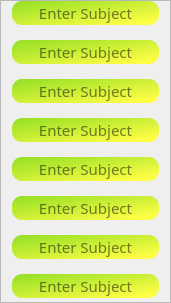
                <widget class="QFrame" name="frame_5">
                 <property name="minimumSize">
                  <size>
                   <width>171</width>
                   <height>0</height>
                  </size>
                 </property>
                 <property name="maximumSize">
                  <size>
                   <width>122</width>
                   <height>16777215</height>
                  </size>
                 </property>
                 <property name="styleSheet">
                  <string notr="true">border-image:None;</string>
                 </property>
                 <property name="frameShape">
                  <enum>QFrame::StyledPanel</enum>
                 </property>
                 <property name="frameShadow">
                  <enum>QFrame::Raised</enum>
                 </property>
                 <layout class="QGridLayout" name="gridLayout_2">
                  <property name="topMargin">
                   <number>0</number>
                  </property>
                  <property name="bottomMargin">
                   <number>4</number>
                  </property>
                  <property name="verticalSpacing">
                   <number>15</number>
                  </property>
                  <item row="0" column="0">
                   <widget class="QLineEdit" name="Subject_1">
                    <property name="sizePolicy">
                     <sizepolicy hsizetype="Expanding" vsizetype="Expanding">
                      <horstretch>0</horstretch>
                      <verstretch>0</verstretch>
                     </sizepolicy>
                    </property>
                    <property name="maximumSize">
                     <size>
                      <width>16777215</width>
                      <height>16777215</height>
                     </size>
                    </property>
                    <property name="font">
                     <font>
                      <family>Segoe UI Semibold</family>
                      <pointsize>11</pointsize>
                     </font>
                    </property>
                    <property name="styleSheet">
                     <string notr="true">QLineEdit{
border-radius:10px;
background-color: qlineargradient(spread:pad, x1:0, y1:0, x2:1, y2:1, stop:0 rgba(145, 223, 37, 255), stop:0.892045 rgba(255, 255, 52, 232));

}
QLineEdit:hover{
	background-color: qlineargradient(spread:pad, x1:0, y1:0, x2:1, y2:1, stop:0 rgba(90, 129, 23, 255), stop:1 rgba(239, 239, 37, 255));
}</string>
                    </property>
                    <property name="text">
                     <string/>
                    </property>
                    <property name="alignment">
                     <set>Qt::AlignCenter</set>
                    </property>
                    <property name="placeholderText">
                     <string>Enter Subject</string>
                    </property>
                   </widget>
                  </item>
                  <item row="1" column="0">
                   <widget class="QLineEdit" name="Subject_2">
                    <property name="sizePolicy">
                     <sizepolicy hsizetype="Expanding" vsizetype="Expanding">
                      <horstretch>0</horstretch>
                      <verstretch>0</verstretch>
                     </sizepolicy>
                    </property>
                    <property name="font">
                     <font>
                      <family>Segoe UI Semibold</family>
                      <pointsize>11</pointsize>
                     </font>
                    </property>
                    <property name="styleSheet">
                     <string notr="true">QLineEdit{
border-radius:10px;
background-color: qlineargradient(spread:pad, x1:0, y1:0, x2:1, y2:1, stop:0 rgba(145, 223, 37, 255), stop:0.892045 rgba(255, 255, 52, 232));

}
QLineEdit:hover{
	background-color: qlineargradient(spread:pad, x1:0, y1:0, x2:1, y2:1, stop:0 rgba(90, 129, 23, 255), stop:1 rgba(239, 239, 37, 255));
}</string>
                    </property>
                    <property name="text">
                     <string/>
                    </property>
                    <property name="alignment">
                     <set>Qt::AlignCenter</set>
                    </property>
                    <property name="placeholderText">
                     <string>Enter Subject</string>
                    </property>
                   </widget>
                  </item>
                  <item row="2" column="0">
                   <widget class="QLineEdit" name="Subject_3">
                    <property name="sizePolicy">
                     <sizepolicy hsizetype="Expanding" vsizetype="Expanding">
                      <horstretch>0</horstretch>
                      <verstretch>0</verstretch>
                     </sizepolicy>
                    </property>
                    <property name="font">
                     <font>
                      <family>Segoe UI Semibold</family>
                      <pointsize>11</pointsize>
                     </font>
                    </property>
                    <property name="styleSheet">
                     <string notr="true">QLineEdit{
border-radius:10px;
background-color: qlineargradient(spread:pad, x1:0, y1:0, x2:1, y2:1, stop:0 rgba(145, 223, 37, 255), stop:0.892045 rgba(255, 255, 52, 232));

}
QLineEdit:hover{
	background-color: qlineargradient(spread:pad, x1:0, y1:0, x2:1, y2:1, stop:0 rgba(90, 129, 23, 255), stop:1 rgba(239, 239, 37, 255));
}</string>
                    </property>
                    <property name="text">
                     <string/>
                    </property>
                    <property name="alignment">
                     <set>Qt::AlignCenter</set>
                    </property>
                    <property name="placeholderText">
                     <string>Enter Subject</string>
                    </property>
                   </widget>
                  </item>
                  <item row="3" column="0">
                   <widget class="QLineEdit" name="Subject_4">
                    <property name="sizePolicy">
                     <sizepolicy hsizetype="Expanding" vsizetype="Expanding">
                      <horstretch>0</horstretch>
                      <verstretch>0</verstretch>
                     </sizepolicy>
                    </property>
                    <property name="font">
                     <font>
                      <family>Segoe UI Semibold</family>
                      <pointsize>11</pointsize>
                     </font>
                    </property>
                    <property name="styleSheet">
                     <string notr="true">QLineEdit{
border-radius:10px;
background-color: qlineargradient(spread:pad, x1:0, y1:0, x2:1, y2:1, stop:0 rgba(145, 223, 37, 255), stop:0.892045 rgba(255, 255, 52, 232));

}
QLineEdit:hover{
	background-color: qlineargradient(spread:pad, x1:0, y1:0, x2:1, y2:1, stop:0 rgba(90, 129, 23, 255), stop:1 rgba(239, 239, 37, 255));
}</string>
                    </property>
                    <property name="text">
                     <string/>
                    </property>
                    <property name="alignment">
                     <set>Qt::AlignCenter</set>
                    </property>
                    <property name="placeholderText">
                     <string>Enter Subject</string>
                    </property>
                   </widget>
                  </item>
                  <item row="4" column="0">
                   <widget class="QLineEdit" name="Subject_5">
                    <property name="sizePolicy">
                     <sizepolicy hsizetype="Expanding" vsizetype="Expanding">
                      <horstretch>0</horstretch>
                      <verstretch>0</verstretch>
                     </sizepolicy>
                    </property>
                    <property name="font">
                     <font>
                      <family>Segoe UI Semibold</family>
                      <pointsize>11</pointsize>
                     </font>
                    </property>
                    <property name="styleSheet">
                     <string notr="true">QLineEdit{
border-radius:10px;
background-color: qlineargradient(spread:pad, x1:0, y1:0, x2:1, y2:1, stop:0 rgba(145, 223, 37, 255), stop:0.892045 rgba(255, 255, 52, 232));

}
QLineEdit:hover{
	background-color: qlineargradient(spread:pad, x1:0, y1:0, x2:1, y2:1, stop:0 rgba(90, 129, 23, 255), stop:1 rgba(239, 239, 37, 255));
}</string>
                    </property>
                    <property name="text">
                     <string/>
                    </property>
                    <property name="alignment">
                     <set>Qt::AlignCenter</set>
                    </property>
                    <property name="placeholderText">
                     <string>Enter Subject</string>
                    </property>
                   </widget>
                  </item>
                  <item row="5" column="0">
                   <widget class="QLineEdit" name="Subject_6">
                    <property name="sizePolicy">
                     <sizepolicy hsizetype="Expanding" vsizetype="Expanding">
                      <horstretch>0</horstretch>
                      <verstretch>0</verstretch>
                     </sizepolicy>
                    </property>
                    <property name="font">
                     <font>
                      <family>Segoe UI Semibold</family>
                      <pointsize>11</pointsize>
                     </font>
                    </property>
                    <property name="styleSheet">
                     <string notr="true">QLineEdit{
border-radius:10px;
background-color: qlineargradient(spread:pad, x1:0, y1:0, x2:1, y2:1, stop:0 rgba(145, 223, 37, 255), stop:0.892045 rgba(255, 255, 52, 232));

}
QLineEdit:hover{
	background-color: qlineargradient(spread:pad, x1:0, y1:0, x2:1, y2:1, stop:0 rgba(90, 129, 23, 255), stop:1 rgba(239, 239, 37, 255));
}</string>
                    </property>
                    <property name="text">
                     <string/>
                    </property>
                    <property name="alignment">
                     <set>Qt::AlignCenter</set>
                    </property>
                    <property name="placeholderText">
                     <string>Enter Subject</string>
                    </property>
                   </widget>
                  </item>
                  <item row="6" column="0">
                   <widget class="QLineEdit" name="Subject_7">
                    <property name="sizePolicy">
                     <sizepolicy hsizetype="Expanding" vsizetype="Expanding">
                      <horstretch>0</horstretch>
                      <verstretch>0</verstretch>
                     </sizepolicy>
                    </property>
                    <property name="font">
                     <font>
                      <family>Segoe UI Semibold</family>
                      <pointsize>11</pointsize>
                     </font>
                    </property>
                    <property name="styleSheet">
                     <string notr="true">QLineEdit{
border-radius:10px;
background-color: qlineargradient(spread:pad, x1:0, y1:0, x2:1, y2:1, stop:0 rgba(145, 223, 37, 255), stop:0.892045 rgba(255, 255, 52, 232));

}
QLineEdit:hover{
	background-color: qlineargradient(spread:pad, x1:0, y1:0, x2:1, y2:1, stop:0 rgba(90, 129, 23, 255), stop:1 rgba(239, 239, 37, 255));
}</string>
                    </property>
                    <property name="text">
                     <string/>
                    </property>
                    <property name="alignment">
                     <set>Qt::AlignCenter</set>
                    </property>
                    <property name="placeholderText">
                     <string>Enter Subject</string>
                    </property>
                   </widget>
                  </item>
                  <item row="7" column="0">
                   <widget class="QLineEdit" name="Subject_8">
                    <property name="sizePolicy">
                     <sizepolicy hsizetype="Expanding" vsizetype="Expanding">
                      <horstretch>0</horstretch>
                      <verstretch>0</verstretch>
                     </sizepolicy>
                    </property>
                    <property name="font">
                     <font>
                      <family>Segoe UI Semibold</family>
                      <pointsize>11</pointsize>
                     </font>
                    </property>
                    <property name="styleSheet">
                     <string notr="true">QLineEdit{
border-radius:10px;
background-color: qlineargradient(spread:pad, x1:0, y1:0, x2:1, y2:1, stop:0 rgba(145, 223, 37, 255), stop:0.892045 rgba(255, 255, 52, 232));

}
QLineEdit:hover{
	background-color: qlineargradient(spread:pad, x1:0, y1:0, x2:1, y2:1, stop:0 rgba(90, 129, 23, 255), stop:1 rgba(239, 239, 37, 255));
}</string>
                    </property>
                    <property name="text">
                     <string/>
                    </property>
                    <property name="alignment">
                     <set>Qt::AlignCenter</set>
                    </property>
                    <property name="placeholderText">
                     <string>Enter Subject</string>
                    </property>
                   </widget>
                  </item>
                 </layout>
                </widget>
